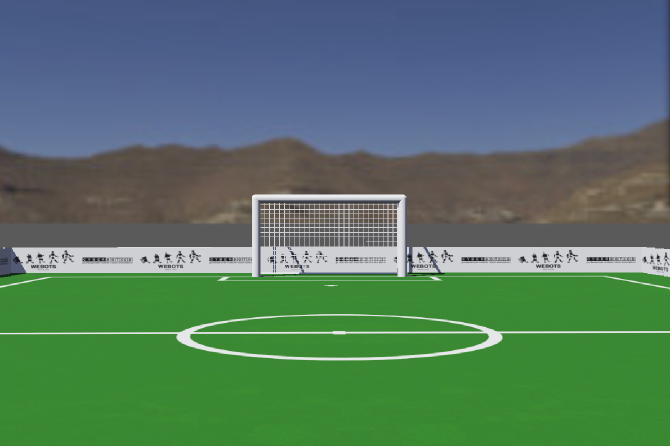
#> input picture images/image_1.png, 1340 x 891 px, found by its file name (shown at 1/2 size)
$ python fase1_topo_verde.py
#> lines starting #> are read from the running program, lines starting #| are printed output that depends on the picture; after the words box and inside, x2 and y2 are one past the last pixel; in counts of white or black regions, pixels touching at a corner belong together
#> (reads white_pixels.csv from the repository)
### main.py
import cv2
import numpy as np
import pandas as pd
import def_white_threshold as branco

from scipy.ndimage import gaussian_filter1d
from scipy.signal import medfilt

class Pixel_Segment:
    def __init__(self,lut_csv,tpix=20,trow = 10000,twin = 3000):
#> called with lut_csv = 'green_pixels.csv', tpix = 20, trow = 10000, twin = 3000
        self.lut_csv = pd.read_csv(lut_csv)
#> (reads green_pixels.csv from the repository)
#> (reads tests/gabarito_cruzamentos.json from the repository)
#> further down, frame is the input picture: shape (891, 1340, 3); mean B, G, R 99.7, 119.2, 85.2

        self.tpix = tpix
        self.trow = trow
        self.grid_width_referencia = 94
        self.twin = twin

        self.lut_verde = self._criar_lut_verde()

    def _criar_lut_verde(self):
        lut_verde = np.zeros(
            (180, 256, 256),
            dtype=np.uint8
        )

        h_vals = self.lut_csv['H'].values.astype(int)
        s_vals = self.lut_csv['S'].values.astype(int)
        v_vals = self.lut_csv['V'].values.astype(int)

        lut_verde[h_vals, s_vals, v_vals] = 255
        return lut_verde

    def _preparar_frame(self, frame):
        if frame is None:
            raise ValueError('O frame recebido é inválido.')

        if frame.ndim != 3 or frame.shape[2] != 3:
            raise ValueError('O frame deve ser uma imagem BGR com 3 canais.')

        self.img = frame

        self.height, self.width, self.channels = self.img.shape

        self.grid_height = self.height // 8
        self.grid_width = self.width // 8

        self.img_hsv = cv2.cvtColor(
            self.img,
            cv2.COLOR_BGR2HSV
        )
#> self.img_hsv: shape (891, 1340, 3); mean H, S, V 70.4, 105.3, 135.2

        self.h_img, self.s_img, self.v_img = cv2.split(
            self.img_hsv
        )
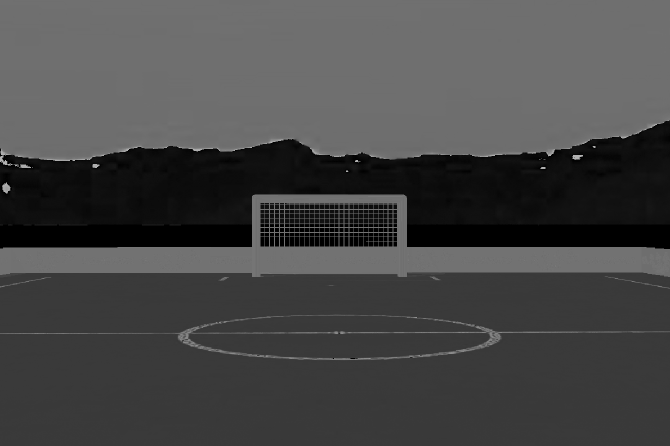
#> self.h_img: shape (891, 1340) (shown at 1/2 size); min 0, max 178, mean 70.4
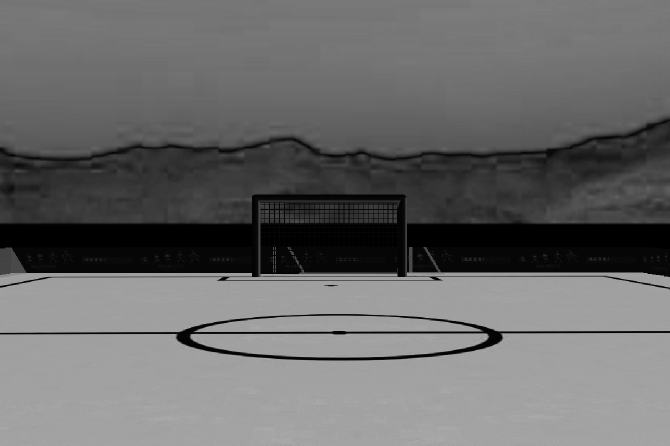
#> self.s_img: shape (891, 1340) (shown at 1/2 size); min 0, max 173, mean 105.3
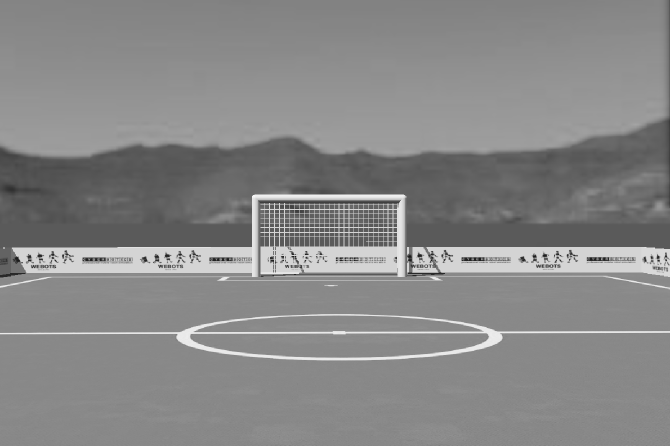
#> self.v_img: shape (891, 1340) (shown at 1/2 size); min 26, max 249, mean 135.2


    def _masks_and_resize(self):
        #white mask
        lower = branco.lower
        up = branco.up

        white_mask = cv2.inRange(self.img_hsv, lower, up)
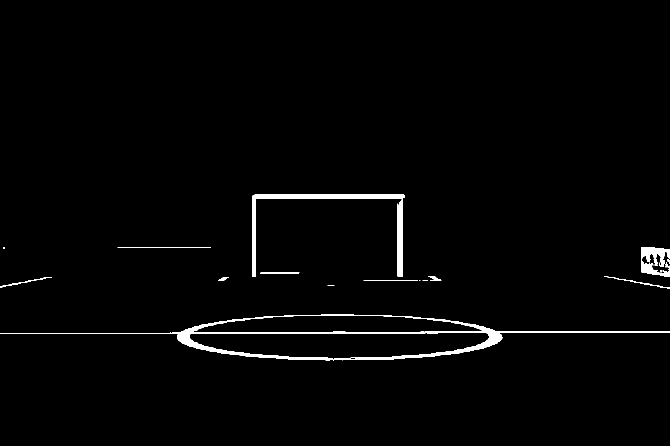
#> white_mask: shape (891, 1340) (shown at 1/2 size); 1.6% white; 16 white regions (5 under 20 px), largest, box (x1, y1, x2, y2) and area: (0, 628, 1340, 721) 10494, (504, 389, 810, 554) 5149, (1283, 494, 1340, 554) 1988

        #green mask
        green_mask = self.lut_verde[self.h_img,self.s_img,self.v_img]
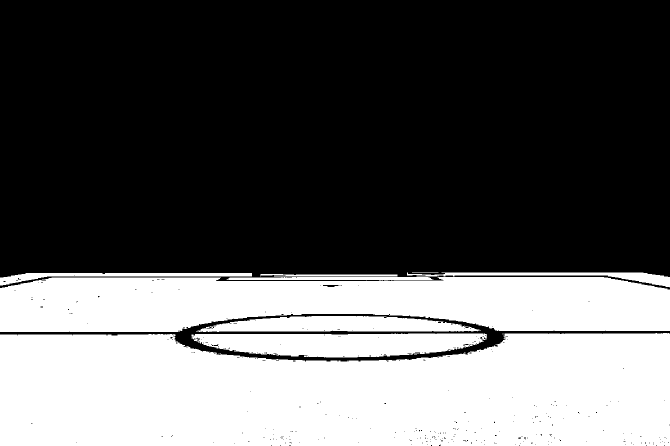
#> green_mask: shape (891, 1340) (shown at 1/2 size); 36.7% white; 14 white regions (3 under 20 px), largest, box (x1, y1, x2, y2) and area: (0, 666, 1340, 891) 269199, (0, 554, 1340, 664) 122519, (383, 667, 974, 715) 22031
        #masks resize
        white_mask_resized = cv2.resize(white_mask,(self.grid_width,self.grid_height),interpolation=cv2.INTER_AREA).astype(np.float32)
        green_mask_resized = cv2.resize(green_mask,(self.grid_width,self.grid_height),interpolation=cv2.INTER_AREA).astype(np.float32)
#> (the rest of the program and of its run is left out)
